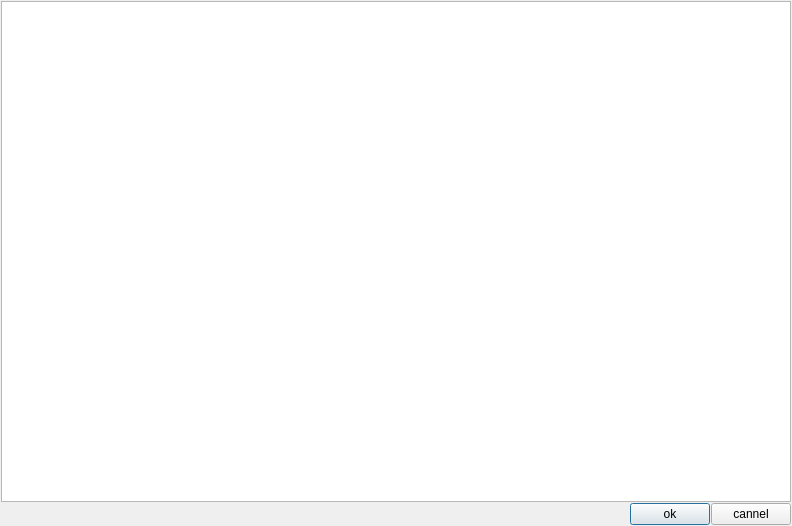
<?xml version="1.0" encoding="UTF-8"?>
<ui version="4.0">
 <class>DAPluginManagerDialog</class>
 <widget class="QDialog" name="DAPluginManagerDialog">
  <property name="geometry">
   <rect>
    <x>0</x>
    <y>0</y>
    <width>792</width>
    <height>526</height>
   </rect>
  </property>
  <property name="windowTitle">
   <string>Plugin Manager</string>
  </property>
  <layout class="QVBoxLayout" name="verticalLayout">
   <property name="spacing">
    <number>1</number>
   </property>
   <property name="leftMargin">
    <number>1</number>
   </property>
   <property name="topMargin">
    <number>1</number>
   </property>
   <property name="rightMargin">
    <number>1</number>
   </property>
   <property name="bottomMargin">
    <number>1</number>
   </property>
   <item>
    <widget class="QTreeWidget" name="treeWidget">
     <property name="columnCount">
      <number>0</number>
     </property>
    </widget>
   </item>
   <item>
    <layout class="QHBoxLayout" name="horizontalLayout">
     <item>
      <spacer name="horizontalSpacer">
       <property name="orientation">
        <enum>Qt::Horizontal</enum>
       </property>
       <property name="sizeHint" stdset="0">
        <size>
         <width>40</width>
         <height>20</height>
        </size>
       </property>
      </spacer>
     </item>
     <item>
      <widget class="QPushButton" name="pushButtonOK">
       <property name="text">
        <string>ok</string>
       </property>
       <property name="default">
        <bool>true</bool>
       </property>
      </widget>
     </item>
     <item>
      <widget class="QPushButton" name="pushButtonCannel">
       <property name="text">
        <string>cannel</string>
       </property>
      </widget>
     </item>
    </layout>
   </item>
  </layout>
 </widget>
 <resources/>
 <connections>
  <connection>
   <sender>pushButtonOK</sender>
   <signal>clicked()</signal>
   <receiver>DAPluginManagerDialog</receiver>
   <slot>accept()</slot>
   <hints>
    <hint type="sourcelabel">
     <x>308</x>
     <y>325</y>
    </hint>
    <hint type="destinationlabel">
     <x>207</x>
     <y>323</y>
    </hint>
   </hints>
  </connection>
  <connection>
   <sender>pushButtonCannel</sender>
   <signal>clicked()</signal>
   <receiver>DAPluginManagerDialog</receiver>
   <slot>reject()</slot>
   <hints>
    <hint type="sourcelabel">
     <x>380</x>
     <y>328</y>
    </hint>
    <hint type="destinationlabel">
     <x>439</x>
     <y>300</y>
    </hint>
   </hints>
  </connection>
 </connections>
</ui>
